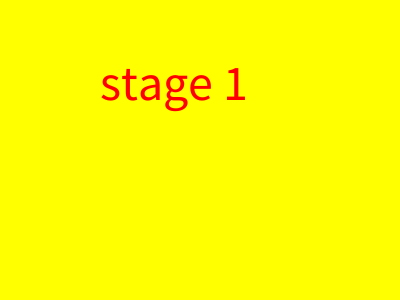
Frame 1 (no input)
Frame 60 (the mouse pressed at the canvas centre just before this capture): identical to frame 1, image omitted
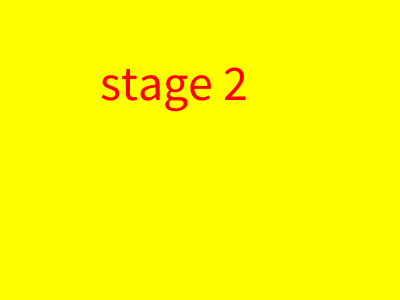
Frame 120 (the mouse held since frame 60 and released just before this capture)

The Processing sketch that drew these frames (run headless with seeded random() and noise(); from frame 60 on, the mouse is pressed at the canvas centre):

// Processing sketch: week08_3_simple_stage_stage
// ── week08_3_simple_stage_stage.pde
void setup(){
  size(400,300);
}
int stage=1;//1,2,3
void draw(){
  background(255,255,0);
  fill(255,0,0);
  textSize(50);
  if(stage==1){
    text("stage 1",100,100);
  }else if(stage==2){
    text("stage 2",100,100);
  }
}
void mousePressed(){
  if(stage==1)stage=2;
  else if(stage==2)stage=1;
}
